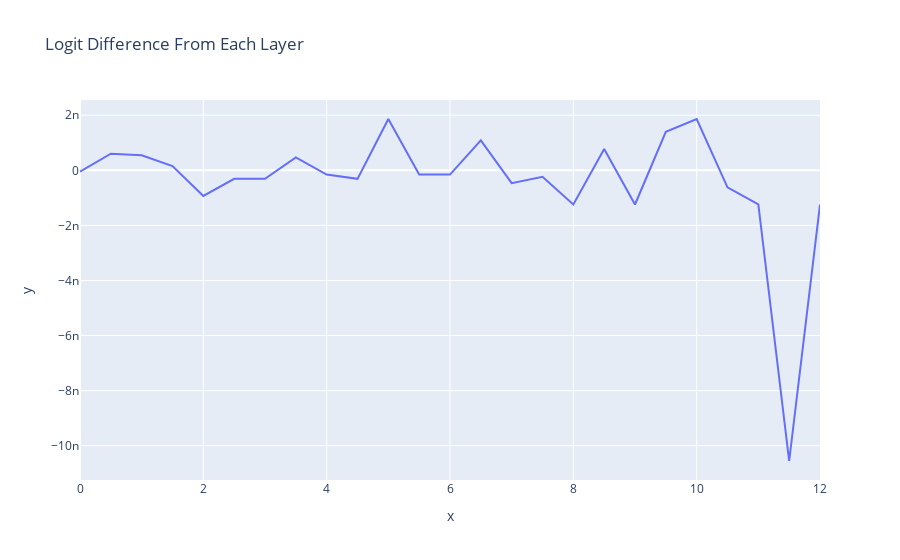
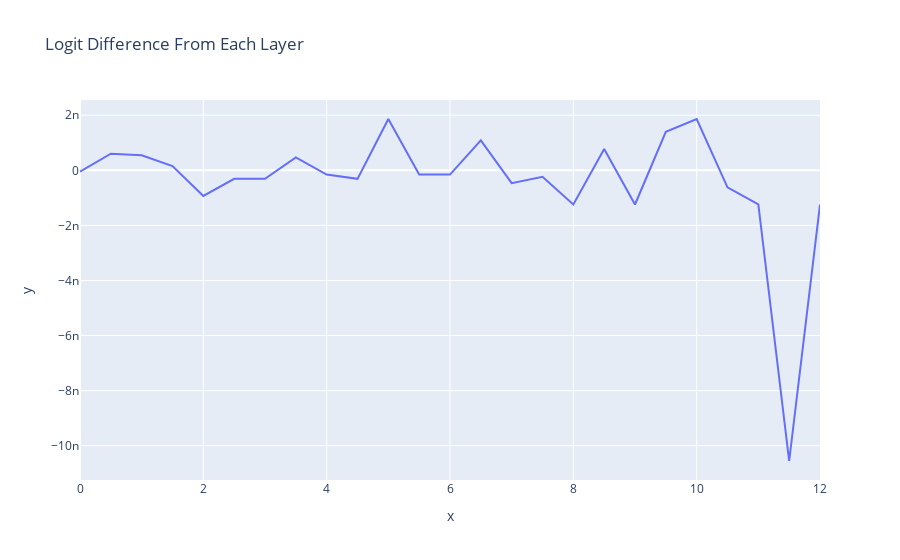

The cell these charts' notebook holds for them, in order:
### Code cell
scaled_residual_stack = cache.apply_ln_to_stack(
    accumulated_residual, pos_slice=-1
)


avg_logit_diff = scaled_residual_stack[:, 0, :] - scaled_residual_stack[:, 1, :]
avg_logit_diff = avg_logit_diff.mean(dim=1)
print(avg_logit_diff)

# logit_lens_logit_diffs = residual_stack_to_logit_diff(prompts, accumulated_residual, cache, logit_diff_directions)
line(
    avg_logit_diff,
    x=np.arange(model.cfg.n_layers * 2 + 1) / 2,
    hover_name=labels,
    title="Logit Difference From Each Layer",
)

### Figure 1 — Plotly figure (JSON) as saved in the notebook; plotly's stock layout.template omitted (floating-point values rounded to 4 significant figures)
{"data": [{"hovertemplate": "<b>%{hovertext}</b><br><br>x=%{x}<br>y=%{y}<extra></extra>", "hovertext": ["0_pre", "0_mid", "1_pre", "1_mid", "2_pre", "2_mid", "3_pre", "3_mid", "4_pre", "4_mid", "5_pre", "5_mid", "6_pre", "6_mid", "7_pre", "7_mid", "8_pre", "8_mid", "9_pre", "9_mid", "10_pre", "10_mid", "11_pre", "11_mid", "final_post"], "legendgroup": "", "line": {"color": "#636efa", "dash": "solid"}, "marker": {"symbol": "circle"}, "mode": "lines", "name": "", "orientation": "v", "showlegend": false, "type": "scatter", "x": [0, 0.5, 1, 1.5, 2, 2.5, 3, 3.5, 4, 4.5, 5, 5.5, 6, 6.5, 7, 7.5, 8, 8.5, 9, 9.5, 10, 10.5, 11, 11.5, 12], "xaxis": "x", "y": [-4.851e-11, 6.015e-10, 5.433e-10, 1.552e-10, -9.313e-10, -3.104e-10, -3.104e-10, 4.657e-10, -1.552e-10, -3.104e-10, 1.863e-09, -1.552e-10, -1.552e-10, 1.087e-09, -4.657e-10, -2.328e-10, -1.242e-09, 7.761e-10, -1.242e-09, 1.397e-09, 1.863e-09, -6.209e-10, -1.242e-09, -1.055e-08, -1.242e-09], "yaxis": "y"}], "layout": {"legend": {"tracegroupgap": 0}, "title": {"text": "Logit Difference From Each Layer"}, "xaxis": {"anchor": "y", "domain": [0, 1], "title": {"text": "x"}}, "yaxis": {"anchor": "x", "domain": [0, 1], "title": {"text": "y"}}}}

### Figure 2 — Plotly figure (JSON) as saved in the notebook; plotly's stock layout.template omitted (floating-point values rounded to 4 significant figures)
{"data": [{"hovertemplate": "<b>%{hovertext}</b><br><br>x=%{x}<br>y=%{y}<extra></extra>", "hovertext": ["0_pre", "0_mid", "1_pre", "1_mid", "2_pre", "2_mid", "3_pre", "3_mid", "4_pre", "4_mid", "5_pre", "5_mid", "6_pre", "6_mid", "7_pre", "7_mid", "8_pre", "8_mid", "9_pre", "9_mid", "10_pre", "10_mid", "11_pre", "11_mid", "final_post"], "legendgroup": "", "line": {"color": "#636efa", "dash": "solid"}, "marker": {"symbol": "circle"}, "mode": "lines", "name": "", "orientation": "v", "showlegend": false, "type": "scatter", "x": [0, 0.5, 1, 1.5, 2, 2.5, 3, 3.5, 4, 4.5, 5, 5.5, 6, 6.5, 7, 7.5, 8, 8.5, 9, 9.5, 10, 10.5, 11, 11.5, 12], "xaxis": "x", "y": [-4.851e-11, 6.015e-10, 5.433e-10, 1.552e-10, -9.313e-10, -3.104e-10, -3.104e-10, 4.657e-10, -1.552e-10, -3.104e-10, 1.863e-09, -1.552e-10, -1.552e-10, 1.087e-09, -4.657e-10, -2.328e-10, -1.242e-09, 7.761e-10, -1.242e-09, 1.397e-09, 1.863e-09, -6.209e-10, -1.242e-09, -1.055e-08, -1.242e-09], "yaxis": "y"}], "layout": {"legend": {"tracegroupgap": 0}, "title": {"text": "Logit Difference From Each Layer"}, "xaxis": {"anchor": "y", "domain": [0, 1], "title": {"text": "x"}}, "yaxis": {"anchor": "x", "domain": [0, 1], "title": {"text": "y"}}}}
